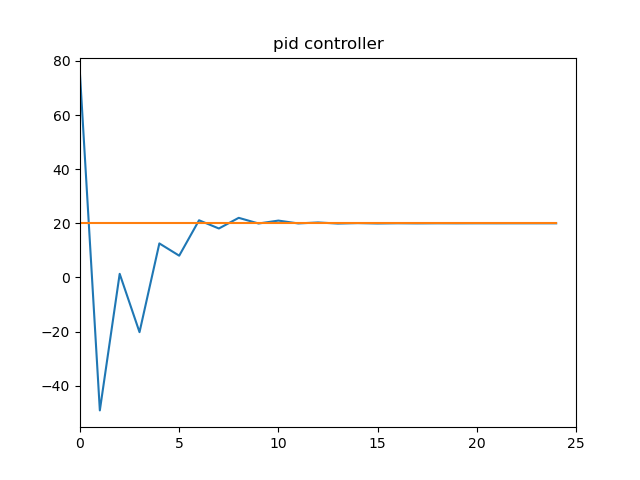

Source code (Python):
# PID控制器 
# 参考 https://www.cnblogs.com/uestc-mm/p/10512333.html
import numpy as np
import matplotlib.pyplot as plt

time_length = 25

system_k = 1.0
system_b = 0.0

standard_in = 20.0
system_model = lambda i : system_k * i + system_b
standard_out = system_model(standard_in)

system_value = []
error_value = []
system_value.append(70)
system_value.append(75)
error_value.append(system_value[0] - standard_out)

Kp = 0.08
Ki = -0.5
Kd = -0.2

def PID_controller(target, t):
    if t > time_length:
        print("Timeout, Quit")
        return -1
    
    error_now = system_value[t] - target
    error_value.append(error_now)

    integrate_res = np.sum(error_value)
    different_res = error_now - error_value[t - 1]

    return Kp * error_now + Ki * integrate_res + Kd * different_res

for t_slice in range(1, time_length):
    pout = PID_controller(standard_out, t_slice)
    sys_out = system_model(pout)
    system_value.append(sys_out)
    print(f"sys_out[{t_slice}]={sys_out}")

plt.figure('PID_Controller_Direct_Mem')
plt.xlim(0,time_length)
# plt.ylim(0, 2 * standard_out)
# plt.plot(np.arange(0, time_length), [standard_out] * time_length)
print(system_value)
plt.plot(np.arange(0, time_length), system_value[1:])
plt.plot(np.arange(0, time_length), [standard_out] * time_length)
plt.title("pid controller")
plt.savefig("pid_controller/pid.png")
plt.show()